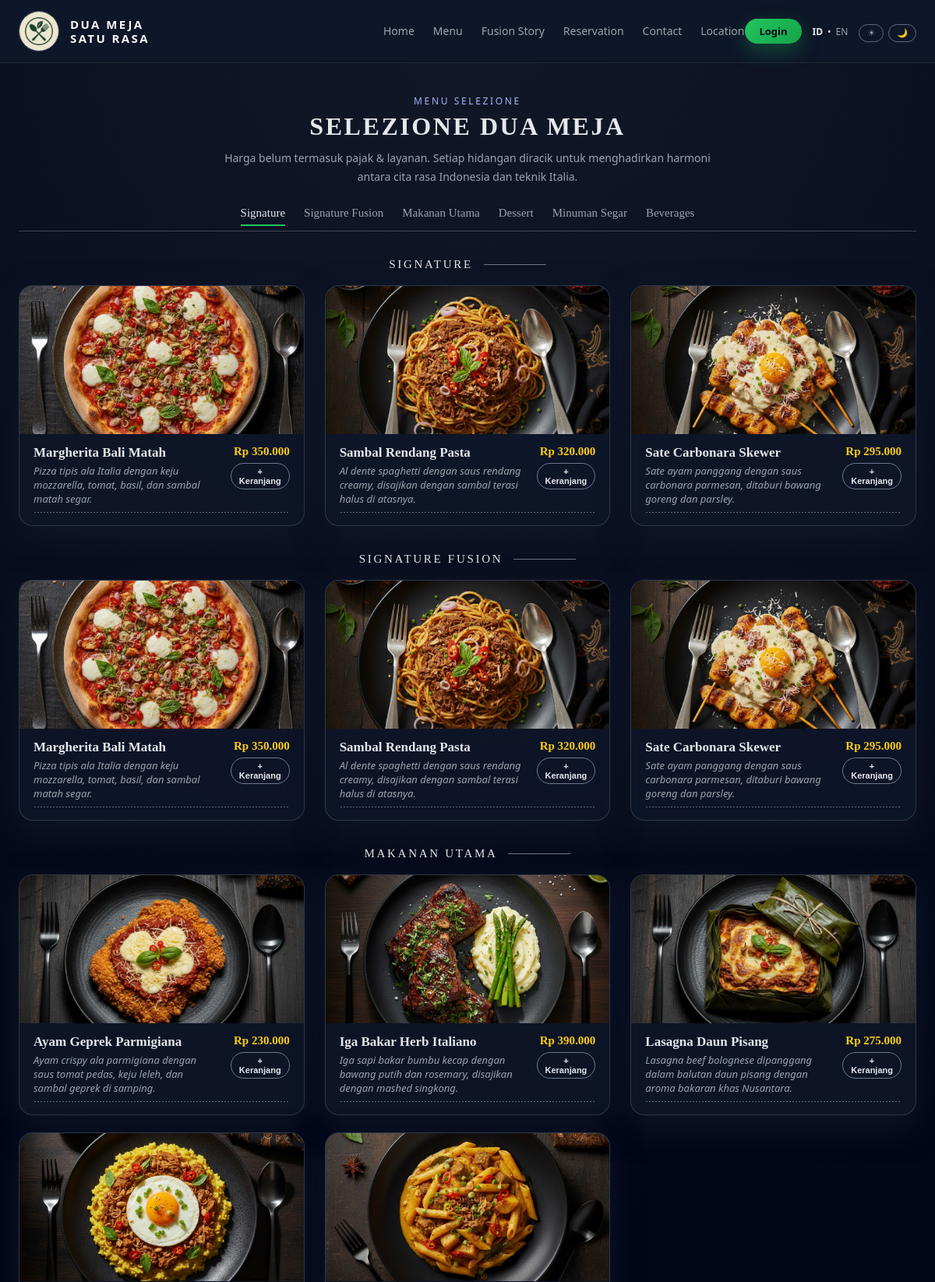
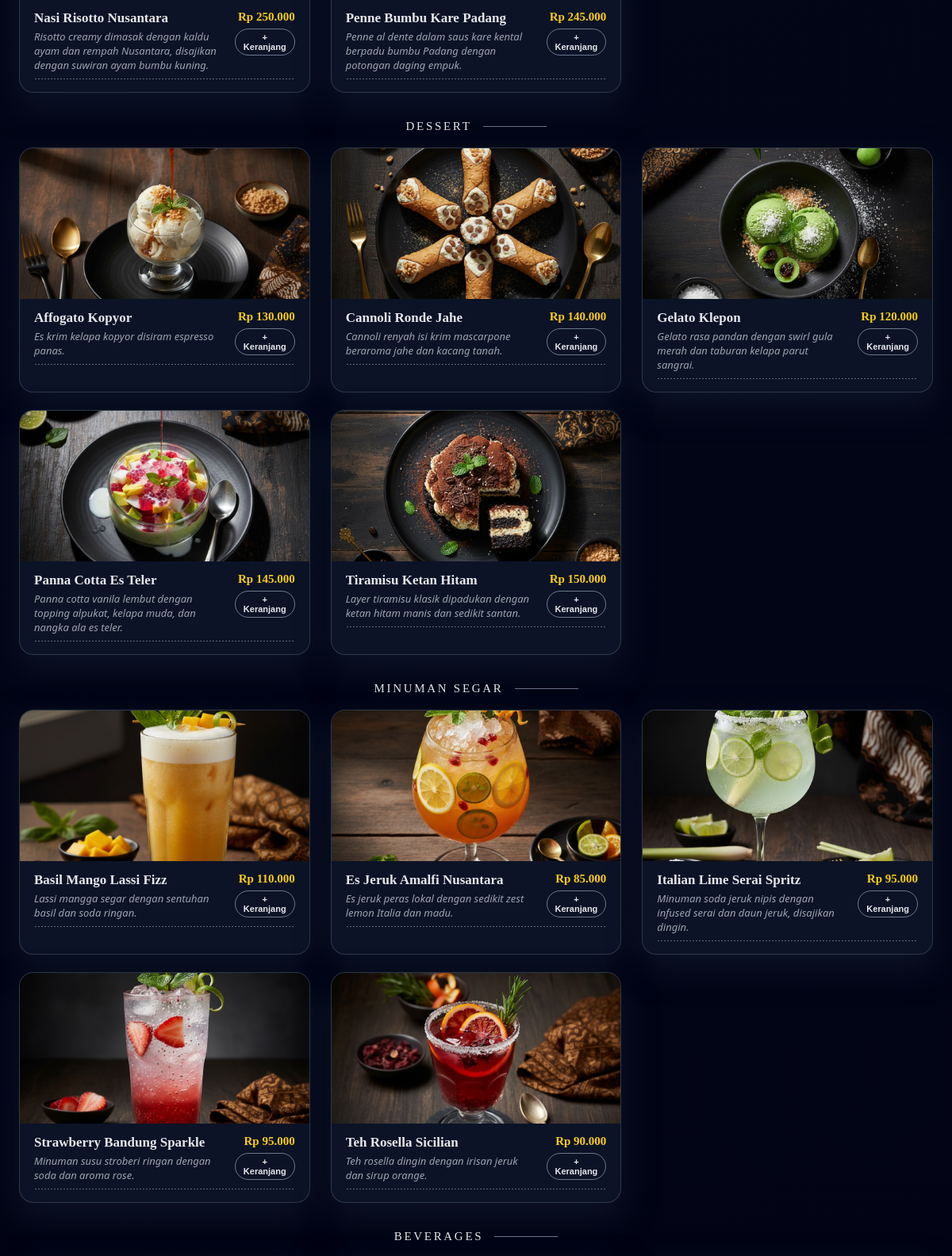
/pages/menu.php (upper part), run on the app's committed database (2 pictures, top to bottom).
### tables this page shows
CREATE TABLE `menu_items` (
  `id` int(11) NOT NULL,
  `category_id` int(11) NOT NULL,
  `name` varchar(100) NOT NULL,
  `description_id` text DEFAULT NULL,
  `description_en` text DEFAULT NULL,
  `price` decimal(10,2) NOT NULL,
  `is_signature` tinyint(1) NOT NULL DEFAULT 0,
  `is_active` tinyint(1) NOT NULL DEFAULT 1,
  `image_path` varchar(255) DEFAULT NULL
);

### pages/menu.php (the view, shortened to what this page needs)
<?php
require_once __DIR__ . '/../includes/header.php';
$lang = $_SESSION['lang'] ?? 'id';
function e($string) {
    return htmlspecialchars($string ?? '', ENT_QUOTES, 'UTF-8');
}
$signatureMenus = [];
$sqlSig = "
    SELECT id, name, description_id, description_en, price, image_path, category_id
    FROM menu_items
    WHERE is_signature = 1 AND is_active = 1
    ORDER BY name ASC
";
$resSig = $conn->query($sqlSig);
if ($resSig) {
    while ($row = $resSig->fetch_assoc()) {
        $signatureMenus[] = $row;
    }
}
$itemsByCat = [];
$categories = [];
$sqlAll = "
    SELECT mi.id,
           mi.name,
           mi.description_id,
           mi.description_en,
           mi.price,
           mi.image_path,
           mi.category_id,
           mc.name_id,
           mc.name_en
    FROM menu_items mi
    JOIN menu_categories mc ON mi.category_id = mc.id
    WHERE mi.is_active = 1
    ORDER BY mc.id ASC, mi.name ASC
";
$resAll = $conn->query($sqlAll);
if ($resAll) {
    while ($row = $resAll->fetch_assoc()) {
        $cid = (int)$row['category_id'];
        $catName = ($lang === 'en') ? $row['name_en'] : $row['name_id'];
        if (!isset($categories[$cid])) {
            $categories[$cid] = $catName;
        }
        $itemsByCat[$cid][] = $row;
    }
}
$tabs = [];
if (!empty($signatureMenus)) {
    $tabs[] = [
        'id'    => 'menu-signature',
        'label' => 'Signature',
    ];
}
foreach ($categories as $cid => $cname) {
    $tabs[] = [
        'id'    => 'menu-cat-' . $cid,
        'label' => $cname,
        'cid'   => $cid,
    ];
}
?>
<main class="menu-main">
    <section class="menu-hero">
        <div class="menu-hero-inner">
            <p class="menu-kicker">Menu Selezione</p>
            <h1 class="menu-title">Selezione Dua Meja</h1>
            <p class="menu-subtitle">
                Harga belum termasuk pajak &amp; layanan. Setiap hidangan diracik untuk menghadirkan
                harmoni antara cita rasa Indonesia dan teknik Italia.
            </p>
        </div>
    </section>
    <nav class="menu-tabs">
        <?php foreach ($tabs as $index => $tab): ?>
            <a href="#<?= e($tab['id']) ?>"
               class="menu-tab-link <?= $index === 0 ? 'is-active' : '' ?>">
                <?= e($tab['label']) ?>
            </a>
        <?php endforeach; ?>
    </nav>
    <div class="menu-content">
        <?php if (!empty($signatureMenus)): ?>
            <section id="menu-signature" class="menu-section">
                <div class="menu-section-header">
                    <span class="menu-section-kicker">Signature</span>
                    <div class="menu-section-divider"></div>
                </div>
                <div class="menu-section-grid">
                    <?php foreach ($signatureMenus as $item): ?>
                        <?php
                        $title = $item['name'];
                        $desc  = $lang === 'en'
                            ? ($item['description_en'] ?: $item['description_id'])
                            : ($item['description_id'] ?: $item['description_en']);
                        $filename = !empty($item['image_path']) ? $item['image_path'] : $title . '.jpg';
                        $physicalPath = __DIR__ . '/../assets/img/' . $filename;
                        if (file_exists($physicalPath)) {
                            $imgSrc = "../assets/img/" . rawurlencode($filename);
                        } else {
                            $imgSrc = "https://placehold.co/600x400/0f172a/FFF?text=" . rawurlencode($title);
                        }
                        ?>
                        <article class="menu-item-card">
                            <div class="menu-item-image">
                                <img src="<?= e($imgSrc) ?>" alt="<?= e($title) ?>">
                            </div>
                            <div class="menu-item-body">
                                <div class="menu-item-header-line">
                                    <div class="menu-item-text">
                                        <h3 class="menu-item-title"><?= e($title) ?></h3>
                                        <?php if (!empty($desc)): ?>
                                            <p class="menu-item-desc"><?= e($desc) ?></p>
                                        <?php endif; ?>
                                    </div>
                                    <div class="menu-item-price-block">
                                        <span class="menu-item-price">
                                            Rp <?= number_format($item['price'], 0, ',', '.') ?>
                                        </span>
                                        <form method="post" action="../cart_action.php">
                                            <button type="submit" class="menu-add-btn">
                                                + Keranjang
                                            </button>
                                        </form>
                                    </div>
                                </div>
                                <div class="menu-item-dots-line"></div>
                            </div>
                        </article>
                    <?php endforeach; ?>
                </div>
            </section>
        <?php endif; ?>
        <?php foreach ($categories as $cid => $cname): ?>
            <section id="menu-cat-<?= (int)$cid ?>" class="menu-section">
                <div class="menu-section-header">
                    <span class="menu-section-kicker"><?= e(strtoupper($cname)) ?></span>
                    <div class="menu-section-divider"></div>
                </div>
                <?php if (empty($itemsByCat[$cid])): ?>
                    <p class="menu-empty-text">Belum ada menu untuk kategori ini.</p>
                <?php else: ?>
                    <div class="menu-section-grid">
                        <?php foreach ($itemsByCat[$cid] as $item): ?>
                            <?php
                            $title = $item['name'];
                            $desc  = $lang === 'en'
                                ? ($item['description_en'] ?: $item['description_id'])
                                : ($item['description_id'] ?: $item['description_en']);
                            $filename = !empty($item['image_path']) ? $item['image_path'] : $title . '.jpg';
                            $physicalPath = __DIR__ . '/../assets/img/' . $filename;
                            if (file_exists($physicalPath)) {
                                $imgSrc = "../assets/img/" . rawurlencode($filename);
                            } else {
                                $imgSrc = "https://placehold.co/600x400/0f172a/FFF?text=" . rawurlencode($title);
                            }
                            ?>
                            <article class="menu-item-card">
                                <div class="menu-item-image">
                                    <img src="<?= e($imgSrc) ?>" alt="<?= e($title) ?>">
                                </div>
                                <div class="menu-item-body">
                                    <div class="menu-item-header-line">
                                        <div class="menu-item-text">
                                            <h3 class="menu-item-title"><?= e($title) ?></h3>
                                            <?php if (!empty($desc)): ?>
                                                <p class="menu-item-desc"><?= e($desc) ?></p>
                                            <?php endif; ?>
                                        </div>
                                        <div class="menu-item-price-block">
                                            <span class="menu-item-price">
                                                Rp <?= number_format($item['price'], 0, ',', '.') ?>
                                            </span>
                                            <form method="post" action="../cart_action.php">
                                                <button type="submit" class="menu-add-btn">
                                                    + Keranjang
                                                </button>
                                            </form>
                                        </div>
                                    </div>
                                    <div class="menu-item-dots-line"></div>
                                </div>
                            </article>
                        <?php endforeach; ?>
                    </div>
                <?php endif; ?>
            </section>
        <?php endforeach; ?>
    </div>
</main>
<?php
require_once __DIR__ . '/../includes/footer.php';
?>

### assets/css/style.css (style rules this page uses)
:root { --bg-main: #050816; --bg-elevated: #0b1120; --bg-card: #020617; --accent: #22c55e; --accent-soft: rgba(34, 197, 94, 0.16); --border-soft: rgba(148, 163, 184, 0.4); --text-main: #e5e7eb; --text-muted: #9ca3af; }
* { box-sizing: border-box; margin: 0; padding: 0; }
body { font-family: system-ui, -apple-system, BlinkMacSystemFont, "Segoe UI", sans-serif; background: radial-gradient(circle at top, #111827 0, #020617 40%, #020314 100%); color: var(--text-main); }
body, .site-header, .home-main, .site-footer, .hero, .hero-card, .signature-card, .btn-primary, .btn-secondary, .btn-login, .btn-chip, .nav-link, .section-header, .signature-body { transition: background-color 0.3s ease, color 0.3s ease, border-color 0.3s ease, box-shadow 0.3s ease; }
.hero-card, body, .site-header { transition: background 0.35s ease, background-color 0.35s ease, color 0.3s ease, border-color 0.3s ease, box-shadow 0.3s ease; }
* { transition: background-color 0.25s ease, color 0.25s ease, border-color 0.25s ease; }
.menu-main { max-width: 1200px; margin: 40px auto 70px; padding: 0 24px; }
.menu-hero { text-align: center; margin-bottom: 24px; }
.menu-hero-inner { max-width: 640px; margin: 0 auto 10px; }
.menu-kicker { font-size: 12px; text-transform: uppercase; letter-spacing: 0.22em; color: #a5b4fc; margin-bottom: 6px; }
.menu-title { font-family: "Georgia", "Times New Roman", serif; font-size: 32px; letter-spacing: 0.08em; text-transform: uppercase; color: var(--text-main); margin-bottom: 10px; }
.menu-subtitle { font-size: 14px; line-height: 1.7; color: var(--text-muted); }
.menu-tabs { display: flex; flex-wrap: wrap; justify-content: center; gap: 24px; margin: 26px auto 18px; border-bottom: 1px solid rgba(148, 163, 184, 0.35); padding-bottom: 10px; }
.menu-tab-link { font-family: "Georgia", "Times New Roman", serif; font-size: 15px; text-decoration: none; color: var(--text-muted); position: relative; padding-bottom: 4px; }
.menu-tab-link.is-active, .menu-tab-link:hover { color: var(--text-main); }
.menu-tab-link.is-active::after, .menu-tab-link:hover::after { content: ""; position: absolute; left: 0; bottom: -4px; width: 100%; height: 2px; background: var(--accent); }
.menu-content { margin-top: 10px; }
.menu-section { margin-top: 34px; }
.menu-section-header { display: flex; align-items: center; justify-content: center; gap: 14px; margin-bottom: 18px; }
.menu-section-kicker { font-family: "Georgia", "Times New Roman", serif; font-size: 15px; letter-spacing: 0.18em; text-transform: uppercase; color: var(--text-main); }
.menu-section-divider { width: 80px; height: 1px; background: rgba(148, 163, 184, 0.7); }
.menu-section-grid { display: grid; grid-template-columns: repeat(auto-fit, minmax(320px, 1fr)); gap: 22px 26px; }
.menu-item-card { background: rgba(15, 23, 42, 0.85); border-radius: 18px; overflow: hidden; border: 1px solid rgba(55, 65, 81, 0.8); box-shadow: 0 16px 40px rgba(15, 23, 42, 0.85); }
.menu-item-image { width: 100%; height: 190px; overflow: hidden; }
.menu-item-image img { width: 100%; height: 100%; object-fit: cover; display: block; }
.menu-item-body { padding: 14px 18px 16px; }
.menu-item-header-line { display: flex; align-items: flex-start; justify-content: space-between; gap: 16px; margin-bottom: 8px; }
.menu-item-title { font-family: "Georgia", "Times New Roman", serif; font-size: 17px; font-weight: 600; color: var(--text-main); margin-bottom: 4px; }
.menu-item-desc { font-size: 13px; font-style: italic; color: var(--text-muted); }
.menu-item-price-block { display: flex; flex-direction: column; align-items: flex-end; gap: 6px; }
.menu-item-price { font-family: "Georgia", "Times New Roman", serif; font-size: 15px; font-weight: 600; color: #facc15; }
.menu-add-btn { border-radius: 999px; padding: 4px 10px; font-size: 11px; font-weight: 600; border: 1px solid rgba(148, 163, 184, 0.7); background: transparent; color: var(--text-main); cursor: pointer; transition: background 0.15s ease, color 0.15s ease, border-color 0.15s ease; }
.menu-item-dots-line { margin-top: 8px; height: 1px; background-image: radial-gradient(circle, rgba(148,163,184,0.6) 1px, transparent 1px); background-size: 4px 1px; background-repeat: repeat-x; background-position: left center; }

### data on the page
menu_items: image_path+name (picture), name "Margherita Bali Matah", description "Pizza tipis ala Italia dengan keju mozzarella, tomat, basil, dan sambal matah segar.", price "350.000"
menu_items: image_path+name (picture), name "Sambal Rendang Pasta", description "Al dente spaghetti dengan saus rendang creamy, disajikan dengan sambal terasi halus di atasnya.", price "320.000"
menu_items: image_path+name (picture), name "Sate Carbonara Skewer", description "Sate ayam panggang dengan saus carbonara parmesan, ditaburi bawang goreng dan parsley.", price "295.000"
menu_items: image_path+name (picture), name "Ayam Geprek Parmigiana", description "Ayam crispy ala parmigiana dengan saus tomat pedas, keju leleh, dan sambal geprek di samping.", price "230.000"
menu_items: image_path+name (picture), name "Iga Bakar Herb Italiano", description "Iga sapi bakar bumbu kecap dengan bawang putih dan rosemary, disajikan dengan mashed singkong.", price "390.000"
menu_items: image_path+name (picture), name "Lasagna Daun Pisang", description "Lasagna beef bolognese dipanggang dalam balutan daun pisang dengan aroma bakaran khas Nusantara.", price "275.000"
menu_items: image_path+name (picture), name "Nasi Risotto Nusantara", description "Risotto creamy dimasak dengan kaldu ayam dan rempah Nusantara, disajikan dengan suwiran ayam bumbu kuning.", price "250.000"
menu_items: image_path+name (picture), name "Penne Bumbu Kare Padang", description "Penne al dente dalam saus kare kental berpadu bumbu Padang dengan potongan daging empuk.", price "245.000"
menu_items: image_path+name (picture), name "Affogato Kopyor", description "Es krim kelapa kopyor disiram espresso panas.", price "130.000"
menu_items: image_path+name (picture), name "Cannoli Ronde Jahe", description "Cannoli renyah isi krim mascarpone beraroma jahe dan kacang tanah.", price "140.000"
menu_items: image_path+name (picture), name "Gelato Klepon", description "Gelato rasa pandan dengan swirl gula merah dan taburan kelapa parut sangrai.", price "120.000"
menu_items: image_path+name (picture), name "Panna Cotta Es Teler", description "Panna cotta vanila lembut dengan topping alpukat, kelapa muda, dan nangka ala es teler.", price "145.000"
menu_items: image_path+name (picture), name "Tiramisu Ketan Hitam", description "Layer tiramisu klasik dipadukan dengan ketan hitam manis dan sedikit santan.", price "150.000"
menu_items: image_path+name (picture), name "Basil Mango Lassi Fizz", description "Lassi mangga segar dengan sentuhan basil dan soda ringan.", price "110.000"
menu_items: image_path+name (picture), name "Es Jeruk Amalfi Nusantara", description "Es jeruk peras lokal dengan sedikit zest lemon Italia dan madu.", price "85.000"
menu_items: image_path+name (picture), name "Italian Lime Serai Spritz", description "Minuman soda jeruk nipis dengan infused serai dan daun jeruk, disajikan dingin.", price "95.000"
menu_items: image_path+name (picture), name "Strawberry Bandung Sparkle", description "Minuman susu stroberi ringan dengan soda dan aroma rose.", price "95.000"
menu_items: image_path+name (picture), name "Teh Rosella Sicilian", description "Teh rosella dingin dengan irisan jeruk dan sirup orange.", price "90.000"
menu_items: cname "BEVERAGES"

### other printed values
$tab['label'] "Signature"
$tab['label'] "Signature Fusion"
$tab['label'] "Makanan Utama"
$tab['label'] "Dessert"
$tab['label'] "Minuman Segar"
$tab['label'] "Beverages"
$cname "SIGNATURE FUSION"
$cname "MAKANAN UTAMA"
$cname "DESSERT"
$cname "MINUMAN SEGAR"
